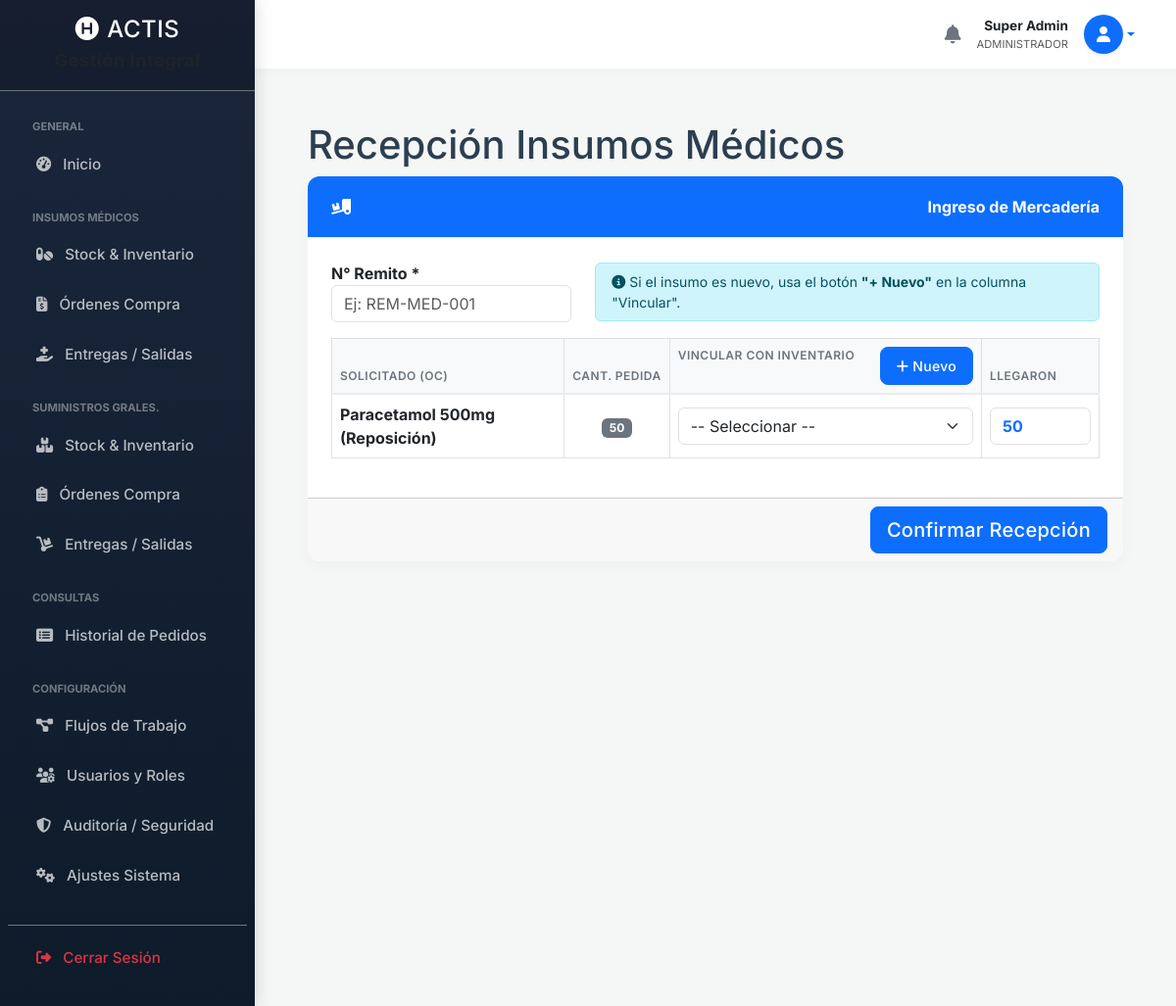
Screenshot of /insumos_recepcion.php?id=1 (signed in) with the database file from the repository.
### tables this page shows
CREATE TABLE `ordenes_compra_items` (
  `id` int(11) NOT NULL,
  `id_oc` int(11) NOT NULL,
  `descripcion_producto` varchar(200) NOT NULL,
  `cantidad_solicitada` int(11) NOT NULL,
  `cantidad_recibida` int(11) DEFAULT 0,
  `precio_estimado` decimal(10,2) DEFAULT NULL,
  `id_insumo_asociado` int(11) DEFAULT NULL,
  `id_suministro_asociado` int(11) DEFAULT NULL
);

### insumos_recepcion.php (the view, shortened to what this page needs)
<?php
require 'db.php';
$id_oc = $_GET['id'];
include 'includes/header.php';
include 'includes/sidebar.php';
include 'includes/navbar.php';
$stmtItems = $pdo->prepare("SELECT * FROM ordenes_compra_items WHERE id_oc = :id");
$stmtItems->execute(['id' => $id_oc]);
$items_orden = $stmtItems->fetchAll();
?>
<div class="container-fluid px-4">
    <h1 class="mt-4">Recepción Insumos Médicos</h1>
    <form method="POST" action="">
        <div class="card mb-4 border-primary">
            <div class="card-header bg-primary text-white fw-bold"><i class="fas fa-truck-loading"></i> Ingreso de Mercadería</div>
            <div class="card-body">
                <div class="row mb-3">
                    <div class="col-md-4">
                        <label class="fw-bold">N° Remito *</label>
                        <input type="text" name="numero_remito" class="form-control" required placeholder="Ej: REM-MED-001">
                    </div>
                    <div class="col-md-8 d-flex align-items-center">
                        <div class="alert alert-info w-100 mb-0 py-2 small">
                            <i class="fas fa-info-circle"></i> Si el insumo es nuevo, usa el botón <strong>"+ Nuevo"</strong> en la columna "Vincular".
                        </div>
                    </div>
                </div>
                <table class="table table-bordered align-middle">
                    <thead class="table-light">
                        <tr>
                            <th>Solicitado (OC)</th>
                            <th class="text-center">Cant. Pedida</th>
                            <th style="min-width: 300px;">
                                Vincular con Inventario
                                <button type="button" class="btn btn-sm btn-primary float-end" data-bs-toggle="modal" data-bs-target="#modalAltaRapida">
                                    <i class="fas fa-plus"></i> Nuevo
                                </button>
                            </th>
                            <th style="width: 120px;">Llegaron</th>
                        </tr>
                    </thead>
                    <tbody>
                        <?php foreach ($items_orden as $item): ?>
                            <tr>
                                <td><strong><?php echo htmlspecialchars($item['descripcion_producto']); ?></strong></td>
                                <td class="text-center"><span class="badge bg-secondary"><?php echo $item['cantidad_solicitada']; ?></span></td>
                                <td>
                                    <select name="recibido[<?php echo $item['id']; ?>][id_insumo]" class="form-select select-search" required>
                                        <option value="">-- Seleccionar --</option>
                                    </select>
                                </td>
                                <td>
                                    <input type="number" name="recibido[<?php echo $item['id']; ?>][cantidad]" class="form-control fw-bold text-primary" value="<?php echo $item['cantidad_solicitada']; ?>" min="0" onchange="verificarFaltante(this, <?php echo $item['cantidad_solicitada']; ?>)">
                                </td>
                            </tr>
                        <?php endforeach; ?>
                    </tbody>
                </table>
            </div>
            <div class="card-footer text-end"><button type="submit" class="btn btn-primary btn-lg">Confirmar Recepción</button></div>
        </div>
    </form>
</div>
<?php include 'includes/footer.php'; ?>

### header.php (style rules this page uses)
:root { --primary-color: #0f4c75; --secondary-color: #3282b8; --accent-color: #bbe1fa; --bg-color: #f4f7f6; --text-color: #2c3e50; --sidebar-width: 260px; }
body { background-color: var(--bg-color); font-family: 'Inter', sans-serif; color: var(--text-color); overflow-x: hidden; }
.card { border: none; border-radius: 12px; box-shadow: 0 5px 15px rgba(0,0,0,0.03); transition: transform 0.2s; background: #fff; margin-bottom: 1.5rem; overflow: hidden; }
.card-header { background-color: #fff; border-bottom: 1px solid #edf2f7; padding: 1.2rem 1.5rem; font-weight: 700; color: var(--primary-color); display: flex; align-items: center; justify-content: space-between; }
.card-body { padding: 1.5rem; }
.table thead th { background-color: #f8f9fa; color: #6c757d; font-weight: 600; text-transform: uppercase; font-size: 0.75rem; letter-spacing: 0.5px; border-bottom: 2px solid #e9ecef; white-space: nowrap; }
.table td { vertical-align: middle; }
.btn { border-radius: 8px; font-weight: 500; letter-spacing: 0.3px; padding: 0.5rem 1rem; }

### rows the page displays
ordenes_compra_items: descripcion_producto "Paracetamol 500mg (Reposición)", cantidad_solicitada "50"

### other values shown
$nombre_usuario_global "Super Admin"
$rol_principal_global "ADMINISTRADOR"
